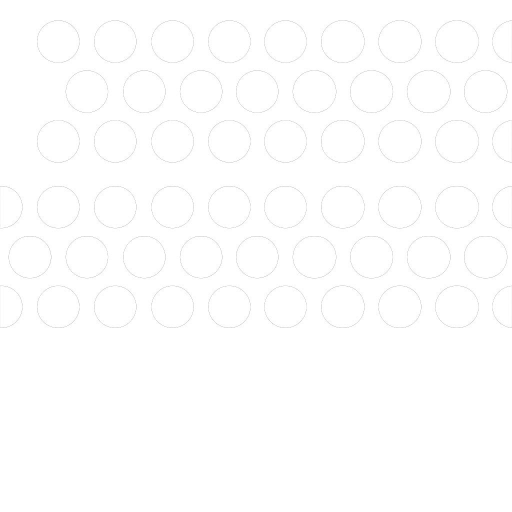
#> input picture Sources/homeplay-pet/Resources/grille-opacity.png, 1024 x 1024 px (shown at 1/2 size)
$ python grid-overlay.py ../Sources/homeplay-pet/Resources/grille-opacity.png out.png
#> lines starting #> are read from the running program, lines starting #| are printed output that depends on the picture
#> in main, src is the input picture: PIL image 1024x1024 RGBA; mean R, G, B, A 184.2, 184.2, 184.2, 184.2
#!/usr/bin/env python3
"""HomeView 網格疊圖（docs/plans/grid.md 合約的方法第 2 點）。

用法：python3 tooling/grid-overlay.py in.png out.png [--home|--app] [--label]
  --home  強調主畫面網格（98.5／925.5、欄距 225 的四欄邊界與圖示框）
  --app   強調 App 內容線（64／960）——預設
  --label 在頂端標出每條豎線的 x 值（稽核時對讀座標用）

只依賴 Pillow；PNG 進、PNG 出。畫布 1024 × 1024（HPGrid.canvas）。
"""
import argparse
import sys

from PIL import Image, ImageDraw

CANVAS = 1024
MID = 512.0

# HPGrid.swift 的常數（只讀鏡射；數值改動先問使用者）
HOME_MARGIN = 98.5      # HPGrid.Home.margin
HOME_PITCH = 225.0      # HPGrid.Home.columnPitch
HOME_ICON = 152.0       # HPGrid.Home.iconSide
APP_LEADING = 64.0      # HPGrid.App.leading
APP_TRAILING = 960.0    # HPGrid.App.trailing
PANEL_MARGIN = 24.0     # HPGrid.Panel.margin
SCALE_STEP = 8.0        # 8 px 淡格線

# 顏色（半透明，畫在原圖上）
FAINT = (255, 255, 255, 26)        # 8 px 淡格線
KEY = (255, 60, 60, 150)           # 64／960 與 24／1000
MID_C = (60, 200, 255, 170)        # 512 中線
HOME = (60, 255, 140, 170)         # 98.5／925.5 與欄界
LABEL = (255, 255, 255, 230)
LABEL_BG = (0, 0, 0, 160)


def overlay(src: Image.Image, mode: str, label: bool) -> Image.Image:
#> called with mode = 'app', label = False
    img = src.convert("RGBA")
    ov = Image.new("RGBA", img.size, (0, 0, 0, 0))
#> ov: PIL image 1024x1024 RGBA; every value is 0
    d = ImageDraw.Draw(ov)
    w, h = img.size
#> w = 1024; h = 1024

    # 8 px 淡格線（整張畫布）
    x = SCALE_STEP
    while x < w:
        d.line([(x, 0), (x, h)], fill=FAINT, width=1)
        x += SCALE_STEP
#> after the loop, x = 1024
    y = SCALE_STEP
    while y < h:
        d.line([(0, y), (w, y)], fill=FAINT, width=1)
        y += SCALE_STEP
#> after the loop, y = 1024

    # 滿版面板外緣 24／1000（横竖都畫；竖線只在上下端畫短一點避免太吵——照合約全文畫整條）
    for v in (PANEL_MARGIN, w - PANEL_MARGIN):
        d.line([(v, 0), (v, h)], fill=KEY, width=1)
    for v in (PANEL_MARGIN, h - PANEL_MARGIN):
        d.line([(0, v), (w, v)], fill=KEY, width=1)

    # App 對齊線 64／960
    for v in (APP_LEADING, APP_TRAILING):
        d.line([(v, 0), (v, h)], fill=KEY, width=2)

    # 中線 512
    d.line([(MID, 0), (MID, h)], fill=MID_C, width=1)
    d.line([(0, MID), (w, MID)], fill=MID_C, width=1)

    marks = {str(int(APP_LEADING)): APP_LEADING, str(int(APP_TRAILING)): APP_TRAILING,
             "24": PANEL_MARGIN, "1000": w - PANEL_MARGIN, "512": MID}

    # 主畫面網格
    if mode == "home":
        for v in (HOME_MARGIN, w - HOME_MARGIN):
            d.line([(v, 0), (v, h)], fill=HOME, width=2)
        marks[str(HOME_MARGIN)] = HOME_MARGIN
        marks[str(w - HOME_MARGIN)] = w - HOME_MARGIN
        for k in range(4):
            x0 = HOME_MARGIN + k * HOME_PITCH
            # 欄的圖示框（152 × 152），顶边随内容不畫，只畫左右界與中心線
            d.line([(x0, 0), (x0, h)], fill=HOME, width=1)
            d.line([(x0 + HOME_ICON, 0), (x0 + HOME_ICON, h)], fill=HOME, width=1)
            cx = x0 + HOME_ICON / 2
            d.line([(cx, 0), (cx, h)], fill=(60, 255, 140, 80), width=1)
            marks[f"c{k + 1}"] = cx

    img.alpha_composite(ov)

    if label:
        d2 = ImageDraw.Draw(img)
        y = 4
        for name, v in sorted(marks.items(), key=lambda kv: kv[1]):
            text = name
            tw = d2.textlength(text)
            d2.rectangle([v - 2, y - 2, v + tw + 4, y + 14], fill=LABEL_BG)
            d2.text((v, y), text, fill=LABEL)
    return img


def main() -> int:
    ap = argparse.ArgumentParser(description=__doc__, formatter_class=argparse.RawDescriptionHelpFormatter)
    ap.add_argument("input")
    ap.add_argument("output")
    g = ap.add_mutually_exclusive_group()
    g.add_argument("--home", action="store_true", help="強調主畫面網格（98.5／925.5、四欄）")
    g.add_argument("--app", action="store_true", help="強調 App 內容線（64／960；預設）")
    ap.add_argument("--label", action="store_true", help="頂端標出每條豎線的 x 值")
    a = ap.parse_args()
    mode = "home" if a.home else "app"
    src = Image.open(a.input)
    if src.size != (CANVAS, CANVAS):
        print(f"warning: 輸入不是 1024×1024（{src.size}），線照 1024 畫布的位置畫", file=sys.stderr)
    overlay(src, mode, a.label).convert("RGB").save(a.output, "PNG")
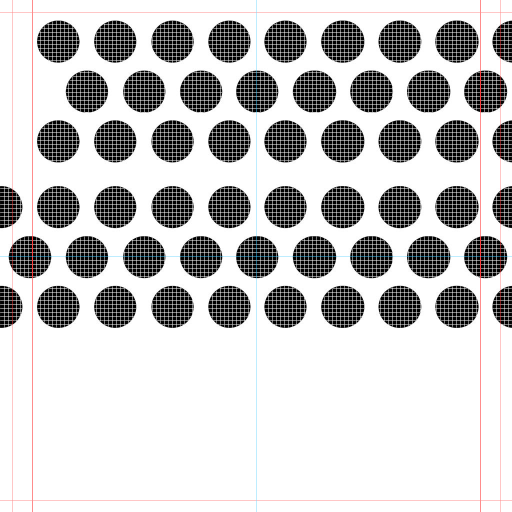
#> saved as out.png: PIL image 1024x1024 RGB (shown at 1/2 size); mean R, G, B 199.9, 199.1, 199.2
    return 0


if __name__ == "__main__":
    raise SystemExit(main())
#> (the program exits here)
